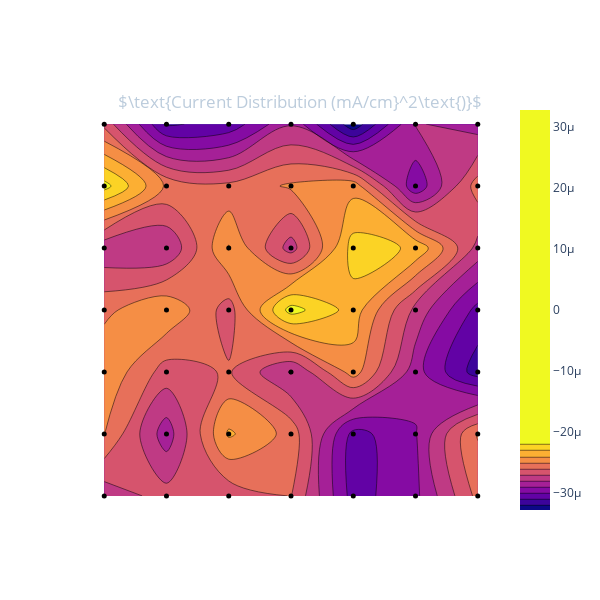

Here is the notebook cell this chart was saved with:
### Markdown cell above
### Run the following cell just to get a quick reading

### Code cell
currents = data.readCurrents()
apl.plotI(currents)

### Figure 1 — Plotly figure (JSON) as saved in the notebook; plotly's stock layout.template omitted (floating-point values rounded to 4 significant figures)
{"data": [{"ncontours": 20, "type": "contour", "z": [[-2.762e-05, -2.66e-05, -2.668e-05, -2.596e-05, -3.043e-05, -2.923e-05, -2.57e-05], [-2.493e-05, -2.856e-05, -2.384e-05, -2.536e-05, -3.04e-05, -2.908e-05, -2.491e-05], [-2.417e-05, -2.644e-05, -2.589e-05, -2.81e-05, -2.45e-05, -2.859e-05, -3.151e-05], [-2.525e-05, -2.412e-05, -2.646e-05, -2.156e-05, -2.344e-05, -2.733e-05, -3.033e-05], [-2.78e-05, -2.799e-05, -2.391e-05, -2.746e-05, -2.258e-05, -2.313e-05, -2.736e-05], [-2.161e-05, -2.517e-05, -2.574e-05, -2.484e-05, -2.436e-05, -2.978e-05, -2.551e-05], [-2.628e-05, -3.113e-05, -3.068e-05, -2.809e-05, -3.274e-05, -2.79e-05, -2.851e-05]], "zmid": 0}, {"marker": {"color": "rgb(0, 0, 0)", "size": 5}, "mode": "markers", "type": "scatter", "x": [0, 1, 2, 3, 4, 5, 6, 0, 1, 2, 3, 4, 5, 6, 0, 1, 2, 3, 4, 5, 6, 0, 1, 2, 3, 4, 5, 6, 0, 1, 2, 3, 4, 5, 6, 0, 1, 2, 3, 4, 5, 6, 0, 1, 2, 3, 4, 5, 6], "y": [0, 0, 0, 0, 0, 0, 0, 1, 1, 1, 1, 1, 1, 1, 2, 2, 2, 2, 2, 2, 2, 3, 3, 3, 3, 3, 3, 3, 4, 4, 4, 4, 4, 4, 4, 5, 5, 5, 5, 5, 5, 5, 6, 6, 6, 6, 6, 6, 6]}], "layout": {"height": 600, "paper_bgcolor": "rgba(0,0,0,0)", "plot_bgcolor": "rgba(0,0,0,0)", "title": {"font": {"color": "#BCCCDC"}, "text": "$\\text{Current Distribution (mA/cm}^2\\text{)}$", "x": 0.5, "xanchor": "center", "y": 0.84, "yanchor": "top"}, "width": 600, "xaxis": {"showgrid": false, "showticklabels": false, "tickmode": "linear"}, "yaxis": {"showgrid": false, "showticklabels": false}}}
